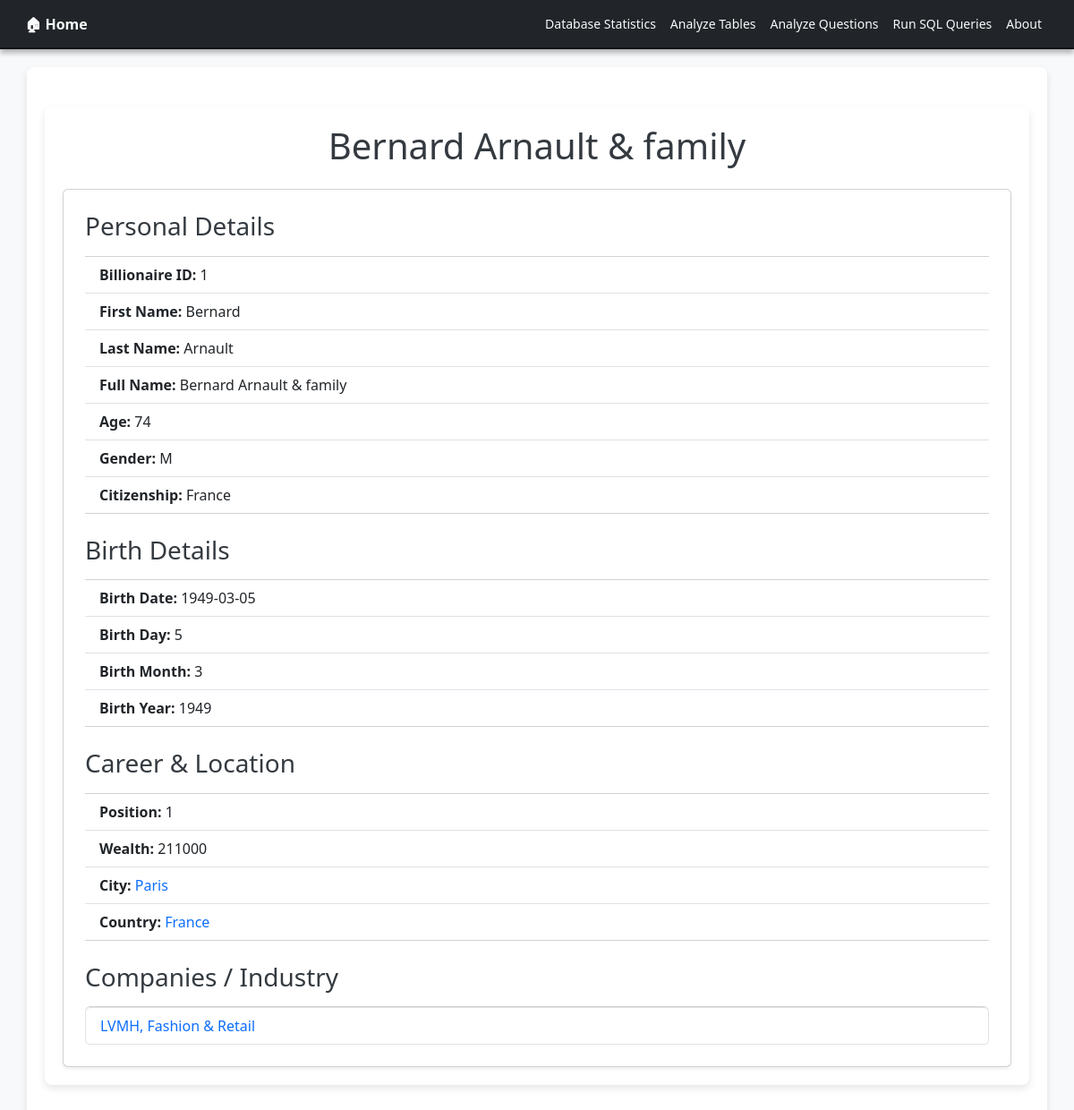
/billionaires/1/, run on the app's committed database.
### tables this page shows
CREATE TABLE Billionaires (
            billionaire_id INTEGER PRIMARY KEY,
            firstname                 TEXT    NOT NULL,
            lastname                  TEXT    NOT NULL,
            fullname                  TEXT    NOT NULL,
            age                       INTEGER,
            gender                    TEXT    CHECK (gender IN ('M', 'F') ),
            birth_date                DATE,
            birth_day                 INTEGER,
            birth_month               INTEGER,
            birth_year                INTEGER,
            position                  INTEGER,
            wealth                    INTEGER,
            citizenship_country_id    INTEGER,
            city_id                   INTEGER NOT NULL,
            FOREIGN KEY (             
                city_id
            )
            REFERENCES Cities (city_id),
            FOREIGN KEY (
                citizenship_country_id
            )
            REFERENCES Citizenships (citizenship_country_id)
        );

CREATE TABLE Citizenships (
            citizenship_country_id   INTEGER PRIMARY KEY,
            citizenship              TEXT   
        );

CREATE TABLE Cities (
            city_id           INTEGER PRIMARY KEY,
            city_of_residence TEXT    NOT NULL,
            state_id          INTEGER,
            FOREIGN KEY (
                state_id
            )
            REFERENCES States (state_id)
        );

CREATE TABLE Countries (
            country_id           INTEGER PRIMARY KEY,
            country_of_residence TEXT    NOT NULL,
            continent_id         INTEGER,
            country_latitude     REAL,
            country_longitude    REAL,
            country_pop          INTEGER,
            life_exp             REAL,
            cpi_country          REAL,
            cpi_change           REAL,
            gdp_country          REAL,
            g_primary            REAL,
            g_tertiary           REAL,
            tax_revenue          REAL,
            tax_rate             REAL,
            FOREIGN KEY (
                continent_id
            )
            REFERENCES Continents (continent_id)
        );

CREATE TABLE Companies (
            company_id INTEGER PRIMARY KEY,
            resource   TEXT
        );

CREATE TABLE Industries (
            industry_id  INTEGER PRIMARY KEY,
            industry    TEXT
        );

### app.py (the view)
@APP.route('/billionaires/<int:id>/')
def get_billionaire(id):
  billionaire = execute(
      '''
      SELECT b.billionaire_id, b.firstname, b.lastname, b.fullname, b.age, b.gender, b.birth_date, b.birth_day, b.birth_month, b.birth_year, b.position, b.wealth, b.city_id, c.city_of_residence, c1.country_id, c1.country_of_residence, ci.citizenship
      FROM Billionaires b
      JOIN Citizenships ci on ci.citizenship_country_id = b.citizenship_country_id
      JOIN Cities c on b.city_id = c.city_id
      JOIN States s on s.state_id = c.state_id
      JOIN Countries c1 on s.country_id = c1.country_id
      WHERE b.billionaire_id = ?
      ''', [id]).fetchone()
  if billionaire is None:
     abort(404, 'Billionaire_id {} does not exist.'.format(id))
  company_industry = execute(
      '''
      SELECT c.company_id, c.resource, i.industry_id, i.industry
      FROM Billionaires b
      JOIN Billionaire_Companies_Industries bci on bci.billionaire_id = b.billionaire_id
      JOIN Companies c on c.company_id = bci.company_id
      JOIN Industries i on i.industry_id = bci.industry_id
      WHERE b.billionaire_id = ?
      ''', [id]).fetchall()
  return render_template('billionaire.html',
           billionaire=billionaire, company_industry=company_industry)

### app.py (called while the page is built)
def execute(sql,args=None):
  global DB
  sql = re.sub('\s+',' ', sql)
  logging.info('SQL: {} Args: {}'.format(sql,args))
  if args:
    return DB['cursor'].execute(sql, args)
  return DB['cursor'].execute(sql)

### templates/billionaire.html
{% extends 'base.html' %}
{% block content %}
<div class="container mt-4">
    <h1 class="text-center mb-4">{{ billionaire.fullname }}</h1>
    <div class="card shadow-sm p-4">
        <h3 class="mb-3">Personal Details</h3>
        <ul class="list-group list-group-flush">
            <li class="list-group-item"><strong>Billionaire ID:</strong> {{ billionaire.billionaire_id }}</li>
            <li class="list-group-item"><strong>First Name:</strong> {{ billionaire.firstname }}</li>
            <li class="list-group-item"><strong>Last Name:</strong> {{ billionaire.lastname }}</li>
            <li class="list-group-item"><strong>Full Name:</strong> {{ billionaire.fullname }}</li>
            <li class="list-group-item"><strong>Age:</strong> {{ billionaire.age }}</li>
            <li class="list-group-item"><strong>Gender:</strong> {{ billionaire.gender }}</li>
            <li class="list-group-item"><strong>Citizenship:</strong> {{ billionaire.citizenship }}</li>
        </ul>
        <h3 class="mt-4 mb-3">Birth Details</h3>
        <ul class="list-group list-group-flush">
            <li class="list-group-item"><strong>Birth Date:</strong> {{ billionaire.birth_date }}</li>
            <li class="list-group-item"><strong>Birth Day:</strong> {{ billionaire.birth_day }}</li>
            <li class="list-group-item"><strong>Birth Month:</strong> {{ billionaire.birth_month }}</li>
            <li class="list-group-item"><strong>Birth Year:</strong> {{ billionaire.birth_year }}</li>
        </ul>
        <h3 class="mt-4 mb-3">Career & Location</h3>
        <ul class="list-group list-group-flush">
            <li class="list-group-item"><strong>Position:</strong> {{ billionaire.position }}</li>
            <li class="list-group-item"><strong>Wealth:</strong> {{ billionaire.wealth }}</li>
            <li class="list-group-item">
                <strong>City:</strong>
                <a href="/cities/{{ billionaire.city_id }}" class="text-decoration-none">
                    {{ billionaire.city_of_residence }}
                </a>
            </li>
            <li class="list-group-item">
                <strong>Country:</strong>
                <a href="/countries/{{ billionaire.country_id }}" class="text-decoration-none">
                    {{ billionaire.country_of_residence }}
                </a>
            </li>
        </ul>
        <h3 class="mt-4 mb-3">Companies / Industry</h3>
        {% if company_industry %}
            <ul class="list-group">
                {% for ci in company_industry %}
                    <li class="list-group-item">
                        <a href="/companies/{{ ci.company_id }}" class="text-decoration-none">{{ ci.resource }},</a>
                        <a href="/industries/{{ ci.industry_id }}" class="text-decoration-none"> {{ ci.industry }}</a>
                    </li>
                {% endfor %}
            </ul>
        {% else %}
            <p class="text-muted">No companies associated to this billionaire.</p>
        {% endif %}
    </div>
</div>
{% endblock %}

### templates/base.html (shortened to what this page needs)
<!doctype html>
<html lang="en">
<head>
    <link href="https://cdn.jsdelivr.net/npm/bootstrap@5.3.0-alpha3/dist/css/bootstrap.min.css" rel="stylesheet">
</head>
<body>
    <nav class="navbar navbar-expand-lg sticky-header">
        <div class="container-fluid">
            <a class="navbar-brand" href="/">🏠︎ Home</a>
            <div class="collapse navbar-collapse" id="navbarNav">
                <ul class="navbar-nav ms-auto">
                    <li class="nav-item">
                        <a class="nav-link" href="#db-statistics">Database Statistics</a>
                    </li>
                    <li class="nav-item">
                        <a class="nav-link" href="#analyze-selected-tables">Analyze Tables</a>
                    </li>
                    <li class="nav-item">
                        <a class="nav-link" href="#questions">Analyze Questions</a>
                    </li>
                    <li class="nav-item">
                        <a class="nav-link" href="#execute-sql">Run SQL Queries</a>
                    </li>
                    <li class="nav-item">
                        <a class="nav-link" href="#about">About</a>
                    </li>
                </ul>
            </div>
        </div>
    </nav>
    <div class="container">
        {% block content %}{% endblock %}
    </div>
</body>
</html>

### templates/base.html (style rules this page uses)
h2, h3 { scroll-margin-top: 57px; }
body { background-color: #f8f9fa; color: #212529; }
.container { background-color: #ffffff; border-radius: 8px; padding: 20px; box-shadow: 0 4px 8px rgba(0, 0, 0, 0.1); margin-top: 20px; margin-bottom: 20px; }
h1, h2, h3, h5 { color: #343a40; }
.navbar { background-color: #212529; border-bottom: 2px solid #12161a; font-size: 0.875rem; padding: 0.5rem 1rem; }
.navbar-brand { font-size: 1rem; font-weight: bold; color: #f8f9fa; transition: color 0.3s ease; }
.nav-link { color: #f8f9fa; transition: color 0.3s ease; }
.sticky-header { position: sticky; top: 0; z-index: 1020; background-color: #212529; border-bottom: 2px solid #12161a; box-shadow: 0 4px 6px rgba(0, 0, 0, 0.3); }

### data on the page
Billionaires: fullname "Bernard Arnault & family", billionaire_id "1", firstname "Bernard", lastname "Arnault", age "74", gender "M", birth_date "1949-03-05", birth_day "5", birth_month "3", birth_year "1949", position "1", wealth "211000"
Citizenships: citizenship "France"
Cities: city_of_residence "Paris"
Countries: country_of_residence "France"
Companies: resource "LVMH", industry "Fashion & Retail"
